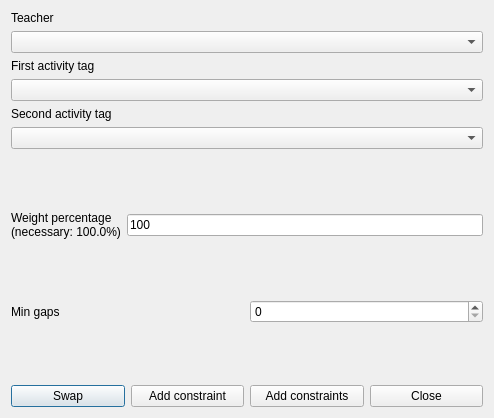
<?xml version="1.0" encoding="UTF-8"?>
<ui version="4.0">
 <class>AddConstraintTeacherMinGapsBetweenOrderedPairOfActivityTagsBetweenMorningAndAfternoonForm_template</class>
 <widget class="QDialog" name="AddConstraintTeacherMinGapsBetweenOrderedPairOfActivityTagsBetweenMorningAndAfternoonForm_template">
  <property name="geometry">
   <rect>
    <x>0</x>
    <y>0</y>
    <width>494</width>
    <height>418</height>
   </rect>
  </property>
  <property name="windowTitle">
   <string extracomment="This is the title of the dialog to add a new constraint of this type">Add teacher min gaps between ordered pair of activity tags between morning and afternoon</string>
  </property>
  <layout class="QVBoxLayout" name="verticalLayout_2">
   <item>
    <layout class="QVBoxLayout" name="verticalLayout">
     <item>
      <widget class="QLabel" name="teachersTextLabel">
       <property name="frameShape">
        <enum>QFrame::NoFrame</enum>
       </property>
       <property name="frameShadow">
        <enum>QFrame::Plain</enum>
       </property>
       <property name="text">
        <string>Teacher</string>
       </property>
       <property name="wordWrap">
        <bool>false</bool>
       </property>
      </widget>
     </item>
     <item>
      <widget class="QComboBox" name="teacherComboBox">
       <property name="editable">
        <bool>false</bool>
       </property>
       <property name="insertPolicy">
        <enum>QComboBox::NoInsert</enum>
       </property>
       <property name="duplicatesEnabled">
        <bool>false</bool>
       </property>
      </widget>
     </item>
     <item>
      <widget class="QLabel" name="firstActivityTagTextLabel">
       <property name="frameShape">
        <enum>QFrame::NoFrame</enum>
       </property>
       <property name="frameShadow">
        <enum>QFrame::Plain</enum>
       </property>
       <property name="text">
        <string>First activity tag</string>
       </property>
       <property name="wordWrap">
        <bool>false</bool>
       </property>
      </widget>
     </item>
     <item>
      <widget class="QComboBox" name="firstActivityTagComboBox">
       <property name="editable">
        <bool>false</bool>
       </property>
       <property name="insertPolicy">
        <enum>QComboBox::NoInsert</enum>
       </property>
       <property name="duplicatesEnabled">
        <bool>false</bool>
       </property>
      </widget>
     </item>
     <item>
      <widget class="QLabel" name="secondActivityTagTextLabel">
       <property name="frameShape">
        <enum>QFrame::NoFrame</enum>
       </property>
       <property name="frameShadow">
        <enum>QFrame::Plain</enum>
       </property>
       <property name="text">
        <string>Second activity tag</string>
       </property>
       <property name="wordWrap">
        <bool>false</bool>
       </property>
      </widget>
     </item>
     <item>
      <widget class="QComboBox" name="secondActivityTagComboBox">
       <property name="editable">
        <bool>false</bool>
       </property>
       <property name="insertPolicy">
        <enum>QComboBox::NoInsert</enum>
       </property>
       <property name="duplicatesEnabled">
        <bool>false</bool>
       </property>
      </widget>
     </item>
    </layout>
   </item>
   <item>
    <spacer name="spacer1">
     <property name="orientation">
      <enum>Qt::Vertical</enum>
     </property>
     <property name="sizeType">
      <enum>QSizePolicy::Expanding</enum>
     </property>
     <property name="sizeHint" stdset="0">
      <size>
       <width>20</width>
       <height>31</height>
      </size>
     </property>
    </spacer>
   </item>
   <item>
    <layout class="QHBoxLayout" name="horizontalLayout">
     <item>
      <widget class="QLabel" name="weightTextLabel">
       <property name="frameShape">
        <enum>QFrame::NoFrame</enum>
       </property>
       <property name="frameShadow">
        <enum>QFrame::Plain</enum>
       </property>
       <property name="text">
        <string>Weight percentage
(necessary: 100.0%)</string>
       </property>
       <property name="wordWrap">
        <bool>false</bool>
       </property>
      </widget>
     </item>
     <item>
      <widget class="QLineEdit" name="weightLineEdit">
       <property name="text">
        <string notr="true">100</string>
       </property>
      </widget>
     </item>
    </layout>
   </item>
   <item>
    <spacer name="spacer1_2">
     <property name="orientation">
      <enum>Qt::Vertical</enum>
     </property>
     <property name="sizeType">
      <enum>QSizePolicy::Expanding</enum>
     </property>
     <property name="sizeHint" stdset="0">
      <size>
       <width>20</width>
       <height>18</height>
      </size>
     </property>
    </spacer>
   </item>
   <item>
    <layout class="QHBoxLayout" name="horizontalLayout_2">
     <item>
      <widget class="QLabel" name="minGapsTextLabel">
       <property name="frameShape">
        <enum>QFrame::NoFrame</enum>
       </property>
       <property name="frameShadow">
        <enum>QFrame::Plain</enum>
       </property>
       <property name="text">
        <string>Min gaps</string>
       </property>
       <property name="wordWrap">
        <bool>false</bool>
       </property>
      </widget>
     </item>
     <item>
      <widget class="QSpinBox" name="minGapsSpinBox"/>
     </item>
    </layout>
   </item>
   <item>
    <spacer name="spacer1_3">
     <property name="orientation">
      <enum>Qt::Vertical</enum>
     </property>
     <property name="sizeType">
      <enum>QSizePolicy::Expanding</enum>
     </property>
     <property name="sizeHint" stdset="0">
      <size>
       <width>20</width>
       <height>16</height>
      </size>
     </property>
    </spacer>
   </item>
   <item>
    <layout class="QHBoxLayout">
     <item>
      <widget class="QPushButton" name="swapPushButton">
       <property name="text">
        <string comment="Interchange (swap) the two selected activity tags in the dialog">Swap</string>
       </property>
      </widget>
     </item>
     <item>
      <widget class="QPushButton" name="addConstraintPushButton">
       <property name="text">
        <string>Add constraint</string>
       </property>
      </widget>
     </item>
     <item>
      <widget class="QPushButton" name="addConstraintsPushButton">
       <property name="text">
        <string>Add constraints</string>
       </property>
      </widget>
     </item>
     <item>
      <widget class="QPushButton" name="closePushButton">
       <property name="text">
        <string>Close</string>
       </property>
      </widget>
     </item>
    </layout>
   </item>
  </layout>
 </widget>
 <layoutdefault spacing="6" margin="11"/>
 <resources/>
 <connections/>
</ui>
